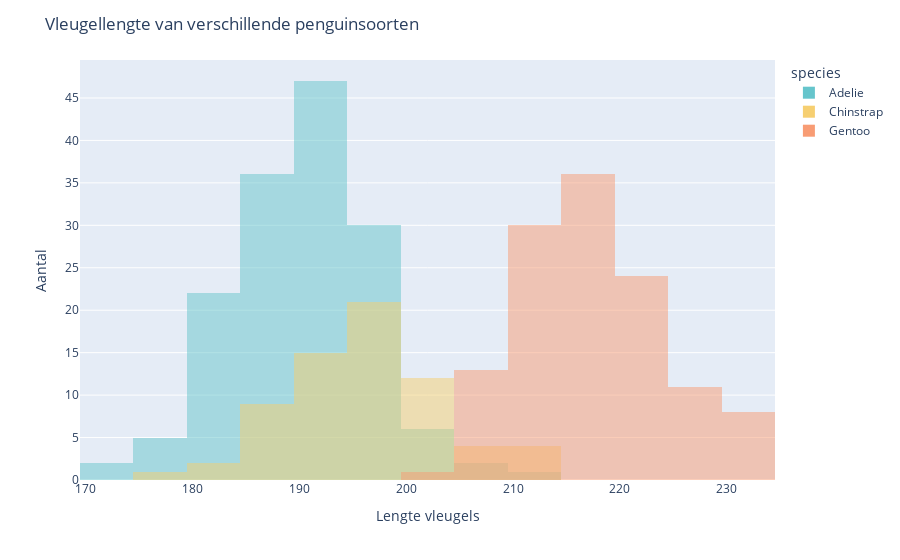

The notebook cell saved with this chart:
### Code cell
species_color_map = {'Adelie':'rgb(102, 197, 204)', 'Chinstrap':'rgb(246, 207, 113)', 'Gentoo':'rgb(248, 156, 116)'}

fig = px.histogram(x='flipper_length_mm',
                   data_frame=df,
                   color='species',
                   color_discrete_map=species_color_map,
                   barmode='overlay')

fig.update_layout(xaxis_title='Lengte vleugels',
                  yaxis_title='Aantal',
                  title='Vleugellengte van verschillende penguinsoorten')

fig.show()

### Figure 1 — Plotly figure (JSON) as saved in the notebook; plotly's stock layout.template omitted (floating-point values rounded to 4 significant figures; data arrays with more than 128 entries replaced by an {"elided": "..."} marker saying what was removed)
{"data": [{"alignmentgroup": "True", "bingroup": "x", "hovertemplate": "species=Adelie<br>flipper_length_mm=%{x}<br>count=%{y}<extra></extra>", "legendgroup": "Adelie", "marker": {"color": "rgb(102, 197, 204)", "opacity": 0.5, "pattern": {"shape": ""}}, "name": "Adelie", "offsetgroup": "Adelie", "orientation": "v", "showlegend": true, "type": "histogram", "x": {"elided": "152 int values"}, "xaxis": "x", "yaxis": "y"}, {"alignmentgroup": "True", "bingroup": "x", "hovertemplate": "species=Chinstrap<br>flipper_length_mm=%{x}<br>count=%{y}<extra></extra>", "legendgroup": "Chinstrap", "marker": {"color": "rgb(246, 207, 113)", "opacity": 0.5, "pattern": {"shape": ""}}, "name": "Chinstrap", "offsetgroup": "Chinstrap", "orientation": "v", "showlegend": true, "type": "histogram", "x": [192, 196, 193, 188, 197, 198, 178, 197, 195, 198, 193, 194, 185, 201, 190, 201, 197, 181, 190, 195, 181, 191, 187, 193, 195, 197, 200, 200, 191, 205, 187, 201, 187, 203, 195, 199, 195, 210, 192, 205, 210, 187, 196, 196, 196, 201, 190, 212, 187, 198, 199, 201, 193, 203, 187, 197, 191, 203, 202, 194, 206, 189, 195, 207, 202, 193, 210, 198], "xaxis": "x", "yaxis": "y"}, {"alignmentgroup": "True", "bingroup": "x", "hovertemplate": "species=Gentoo<br>flipper_length_mm=%{x}<br>count=%{y}<extra></extra>", "legendgroup": "Gentoo", "marker": {"color": "rgb(248, 156, 116)", "opacity": 0.5, "pattern": {"shape": ""}}, "name": "Gentoo", "offsetgroup": "Gentoo", "orientation": "v", "showlegend": true, "type": "histogram", "x": [211, 230, 210, 218, 215, 210, 211, 219, 209, 215, 214, 216, 214, 213, 210, 217, 210, 221, 209, 222, 218, 215, 213, 215, 215, 215, 216, 215, 210, 220, 222, 209, 207, 230, 220, 220, 213, 219, 208, 208, 208, 225, 210, 216, 222, 217, 210, 225, 213, 215, 210, 220, 210, 225, 217, 220, 208, 220, 208, 224, 208, 221, 214, 231, 219, 230, 214, 229, 220, 223, 216, 221, 221, 217, 216, 230, 209, 220, 215, 223, 212, 221, 212, 224, 212, 228, 218, 218, 212, 230, 218, 228, 212, 224, 214, 226, 216, 222, 203, 225, 219, 228, 215, 228, 216, 215, 210, 219, 208, 209, 216, 229, 213, 230, 217, 230, 217, 222, 214, null, 215, 222, 212, 213], "xaxis": "x", "yaxis": "y"}], "layout": {"barmode": "overlay", "legend": {"title": {"text": "species"}, "tracegroupgap": 0}, "margin": {"t": 60}, "title": {"text": "Vleugellengte van verschillende penguinsoorten"}, "xaxis": {"anchor": "y", "domain": [0, 1], "title": {"text": "Lengte vleugels"}}, "yaxis": {"anchor": "x", "domain": [0, 1], "title": {"text": "Aantal"}}}}
